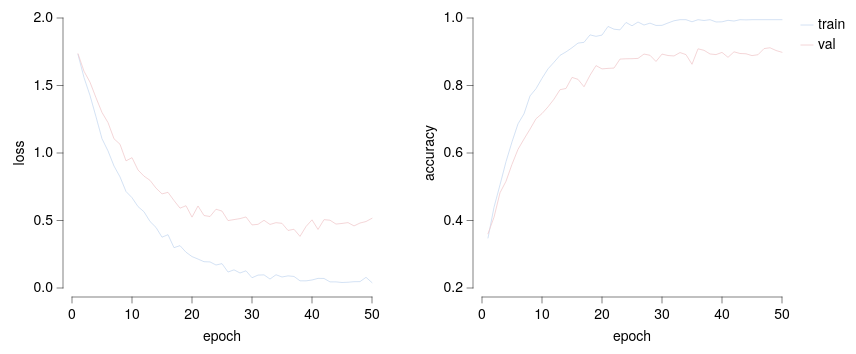

Vega-Lite specification stored for this chart:
### Vega-Lite specification from a JSON file in a GitHub repository (floating-point values rounded to 4 significant figures)
{"background": null, "config": {"arc": {"fill": "#DBDBDB", "fillOpacity": 1.0, "innerRadius": 33.75, "padAngle": 0.03, "stroke": "black", "strokeOpacity": 1, "strokeWidth": 0.25}, "area": {"fill": "#DBDBDB", "fillOpacity": 1.0, "stroke": "black", "strokeOpacity": 1, "strokeWidth": 0.25}, "axis": {"domain": true, "domainCap": "round", "domainColor": "black", "domainWidth": 0.25, "grid": false, "gridCap": "round", "gridColor": "#F1F1F1", "gridDash": [0, 0], "gridOpacity": 1.0, "gridWidth": 0.25, "labelColor": "black", "labelFont": "Helvetica Neue, HelveticaNeue, Helvetica, Arial, sans-serif", "labelFontSize": 7, "labelFontStyle": "normal", "labelFontWeight": 400, "offset": 4.5, "ticks": true, "tickCap": "round", "tickColor": "black", "tickRound": false, "tickSize": 3, "tickWidth": 0.25, "titleColor": "black", "titleFont": "Helvetica Neue, HelveticaNeue, Helvetica, Arial, sans-serif", "titleFontSize": 7, "titleFontStyle": "normal", "titleFontWeight": 400}, "axisX": {"domain": true, "labelAlign": "center", "labelAngle": 0, "labels": true, "ticks": true, "translate": 0}, "axisY": {"domain": true, "labelAlign": "right", "labelAngle": 0, "labels": true, "ticks": true, "translate": 0}, "axisRight": {"domain": true, "labelAlign": "left", "labelAngle": 0, "labels": true, "ticks": true, "translate": 0}, "axisTop": {"domain": true, "labelAlign": "center", "labelAngle": 0, "labels": true, "ticks": true, "translate": 0}, "axisBand": {"tickOffset": 0}, "bar": {"fill": "#DBDBDB", "fillOpacity": 1.0, "stroke": "black", "strokeOpacity": 1, "strokeWidth": 0.25}, "boxplot": {"size": 12.15, "ticks": {"cornerRadius": 0.25, "fill": "black", "opacity": 1, "size": 6.075, "thickness": 0.25}, "box": {"fillOpacity": 1.0, "stroke": "black", "strokeOpacity": 1, "strokeWidth": 0.25}, "median": {"cornerRadius": 0, "fill": "black", "fillOpacity": 1.0, "opacity": 1, "size": 12.15, "thickness": 0.25}, "rule": {"fill": "black", "fillOpacity": 1.0, "size": 13.5, "stroke": "black", "strokeDash": [0, 0], "strokeOpacity": 1, "strokeWidth": 0.25}, "outliers": {"color": "black", "fill": "black", "fillOpacity": 1.0, "size": 0, "stroke": "black", "strokeOpacity": 1, "strokeWidth": 0.25}}, "circle": {"fill": "black", "fillOpacity": 1.0, "size": 0.675, "stroke": null, "strokeOpacity": 1, "strokeWidth": 0.25}, "errorband": {"band": {"fillOpacity": 0.6, "stroke": null, "strokeWidth": 0.25, "strokeOpacity": 1}, "borders": {"opacity": 0, "strokeOpacity": 0.25, "strokeWidth": 1}}, "errorbar": {"opacity": 1, "rule": {"strokeDash": [0, 0], "strokeWidth": 0.25}, "ticks": {"color": "black", "cornerRadius": 0.125, "opacity": 1, "size": 8.1, "thickness": 0.25}, "thickness": 0.25}, "font": "Helvetica Neue, HelveticaNeue, Helvetica, Arial, sans-serif", "geoshape": {"fill": "#DBDBDB", "fillOpacity": 1.0, "stroke": "black", "strokeOpacity": 1, "strokeWidth": 0.25}, "header": {"labelColor": "black", "labelFont": "Helvetica Neue, HelveticaNeue, Helvetica, Arial, sans-serif", "labelFontSize": 7, "labelFontStyle": "normal", "labelFontWeight": 400, "titleColor": "black", "titleFont": "Helvetica Neue, HelveticaNeue, Helvetica, Arial, sans-serif", "titleFontSize": 7, "titleFontStyle": "normal", "titleFontWeight": 400, "titlePadding": 0}, "legend": {"disable": false, "offset": 4.5, "titlePadding": 4, "labelOffset": 2, "gradientLabelOffset": 2, "gradientLength": 67.5, "gradientThickness": 6.75, "gradientOpacity": 1.0, "gradientStrokeColor": "black", "gradientStrokeWidth": 0.25, "labelColor": "black", "labelFont": "Helvetica Neue, HelveticaNeue, Helvetica, Arial, sans-serif", "labelFontSize": 7, "labelFontStyle": "normal", "labelFontWeight": 400, "strokeColor": "black", "strokeWidth": 0, "symbolSize": 42, "symbolStrokeColor": "black", "symbolStrokeWidth": 0.25, "titleColor": "black", "titleFont": "Helvetica Neue, HelveticaNeue, Helvetica, Arial, sans-serif", "titleFontSize": 7, "titleFontStyle": "normal", "titleFontWeight": 400}, "line": {"color": "black", "stroke": "black", "strokeCap": "round", "strokeDash": [0, 0], "strokeOpacity": 1, "strokeWidth": 0.375}, "point": {"filled": true, "fill": "#DBDBDB", "fillOpacity": 1.0, "size": 6.75, "stroke": "black", "strokeOpacity": 1, "strokeWidth": 0.25}, "range": {"category": ["#C6D9F1", "#F1C9CB", "#FEF0B9", "#CEE37A", "#7AA8E0", "#E589A3", "#FDDD5D", "#68B961", "#4177B1", "#C35082", "#E5C227", "#438156"], "diverging": {"scheme": ["#C35082", "#CE6D94", "#D989A7", "#E2A4BA", "#EABFCE", "#F1DBE2", "#F6F6F6", "#D7E0EB", "#B9CBE0", "#9BB6D5", "#7DA1C9", "#5F8CBD", "#4177B1"]}, "heatmap": {"scheme": ["#32022B", "#43044D", "#4C196E", "#4D338C", "#484DA6", "#3A68BB", "#1D83CA", "#1D9CCB", "#23B5C9", "#28CDC5", "#4DE0B4", "#91EE9F"]}, "ordinal": {"scheme": ["#F1F1F1", "#DBDBDB", "#C6C6C6", "#B2B2B2", "#9D9D9D", "#898989", "#767676", "#636363", "#515151", "#404040", "#2F2F2F", "#1F1F1F"]}, "ramp": {"scheme": ["#32022B", "#43044D", "#4C196E", "#4D338C", "#484DA6", "#3A68BB", "#1D83CA", "#1D9CCB", "#23B5C9", "#28CDC5", "#4DE0B4", "#91EE9F"]}}, "rule": {"color": "black", "stroke": "black", "strokeCap": "round", "strokeDash": [2, 2], "strokeOpacity": 1, "strokeWidth": 0.25}, "scale": {"bandPaddingInner": 0.1, "bandPaddingOuter": 0.1, "round": false}, "rect": {"fill": "#DBDBDB", "fillOpacity": 1.0, "stroke": "black", "strokeOpacity": 1, "strokeWidth": 0.25}, "square": {"fill": "#DBDBDB", "fillOpacity": 1.0, "size": 13.5, "stroke": "black", "strokeOpacity": 1, "strokeWidth": 0.25}, "text": {"color": "black", "font": "Helvetica Neue, HelveticaNeue, Helvetica, Arial, sans-serif", "fontSize": 7, "fontStyle": "normal", "fontWeight": 400}, "tick": {"color": "black", "cornerRadius": 0.125, "opacity": 1.0, "size": 12.15, "thickness": 0.25}, "title": {"anchor": "middle", "frame": "group", "color": "black", "font": "Helvetica Neue, HelveticaNeue, Helvetica, Arial, sans-serif", "fontSize": 7, "fontStyle": "normal", "fontWeight": 400, "subtitleColor": "black", "subtitleFont": "Helvetica Neue, HelveticaNeue, Helvetica, Arial, sans-serif", "subtitleFontSize": "Helvetica Neue, HelveticaNeue, Helvetica, Arial, sans-serif", "subtitleFontStyle": "normal", "subtitleFontWeight": 400}, "trail": {"color": "black", "opacity": 1, "size": 0.375}, "view": {"continuousWidth": 150, "continuousHeight": 135, "discreteWidth": 150, "discreteHeight": 135, "fill": null, "stroke": null, "strokeWidth": 0.25}}, "hconcat": [{"mark": {"type": "line"}, "encoding": {"color": {"field": "split", "sort": ["train", "val"], "title": null, "type": "nominal"}, "x": {"field": "epoch", "scale": {"domain": [0, 50], "nice": false}, "title": "epoch", "type": "quantitative"}, "y": {"field": "loss", "scale": {"domain": [0, 2]}, "title": "loss", "type": "quantitative"}}}, {"mark": {"type": "line"}, "encoding": {"color": {"field": "split", "sort": ["train", "val"], "title": null, "type": "nominal"}, "x": {"field": "epoch", "scale": {"domain": [0, 50], "nice": false}, "title": "epoch", "type": "quantitative"}, "y": {"field": "accuracy", "scale": {"domain": [0.2, 1]}, "title": "accuracy", "type": "quantitative"}}}], "data": {"name": "data-7a4b3c2260c15d07dc72bae3f59f8ddc"}, "resolve": {"scale": {"y": "independent"}}, "$schema": "https://vega.github.io/schema/vega-lite/v6.4.1.json", "datasets": {"data-7a4b3c2260c15d07dc72bae3f59f8ddc": [{"epoch": 1, "split": "train", "loss": 1.73, "accuracy": 0.3481}, {"epoch": 2, "split": "train", "loss": 1.559, "accuracy": 0.4391}, {"epoch": 3, "split": "train", "loss": 1.426, "accuracy": 0.5057}, {"epoch": 4, "split": "train", "loss": 1.268, "accuracy": 0.5742}, {"epoch": 5, "split": "train", "loss": 1.106, "accuracy": 0.6329}, {"epoch": 6, "split": "train", "loss": 1.015, "accuracy": 0.6864}, {"epoch": 7, "split": "train", "loss": 0.9036, "accuracy": 0.7162}, {"epoch": 8, "split": "train", "loss": 0.8233, "accuracy": 0.769}, {"epoch": 9, "split": "train", "loss": 0.7148, "accuracy": 0.7905}, {"epoch": 10, "split": "train", "loss": 0.6691, "accuracy": 0.8213}, {"epoch": 11, "split": "train", "loss": 0.6032, "accuracy": 0.8493}, {"epoch": 12, "split": "train", "loss": 0.5645, "accuracy": 0.8689}, {"epoch": 13, "split": "train", "loss": 0.4929, "accuracy": 0.8893}, {"epoch": 14, "split": "train", "loss": 0.4487, "accuracy": 0.8995}, {"epoch": 15, "split": "train", "loss": 0.3765, "accuracy": 0.9119}, {"epoch": 16, "split": "train", "loss": 0.3949, "accuracy": 0.9256}, {"epoch": 17, "split": "train", "loss": 0.2986, "accuracy": 0.9279}, {"epoch": 18, "split": "train", "loss": 0.3137, "accuracy": 0.95}, {"epoch": 19, "split": "train", "loss": 0.2651, "accuracy": 0.9457}, {"epoch": 20, "split": "train", "loss": 0.2327, "accuracy": 0.9494}, {"epoch": 21, "split": "train", "loss": 0.2144, "accuracy": 0.975}, {"epoch": 22, "split": "train", "loss": 0.1948, "accuracy": 0.9668}, {"epoch": 23, "split": "train", "loss": 0.1932, "accuracy": 0.9649}, {"epoch": 24, "split": "train", "loss": 0.1704, "accuracy": 0.9868}, {"epoch": 25, "split": "train", "loss": 0.1804, "accuracy": 0.9769}, {"epoch": 26, "split": "train", "loss": 0.1183, "accuracy": 0.9881}, {"epoch": 27, "split": "train", "loss": 0.1345, "accuracy": 0.9792}, {"epoch": 28, "split": "train", "loss": 0.1113, "accuracy": 0.9848}, {"epoch": 29, "split": "train", "loss": 0.1274, "accuracy": 0.978}, {"epoch": 30, "split": "train", "loss": 0.07601, "accuracy": 0.9782}, {"epoch": 31, "split": "train", "loss": 0.0955, "accuracy": 0.9852}, {"epoch": 32, "split": "train", "loss": 0.09743, "accuracy": 0.9918}, {"epoch": 33, "split": "train", "loss": 0.0663, "accuracy": 0.995}, {"epoch": 34, "split": "train", "loss": 0.09824, "accuracy": 0.995}, {"epoch": 35, "split": "train", "loss": 0.08157, "accuracy": 0.9888}, {"epoch": 36, "split": "train", "loss": 0.0899, "accuracy": 0.995}, {"epoch": 37, "split": "train", "loss": 0.08553, "accuracy": 0.9926}, {"epoch": 38, "split": "train", "loss": 0.05317, "accuracy": 0.995}, {"epoch": 39, "split": "train", "loss": 0.05297, "accuracy": 0.9883}, {"epoch": 40, "split": "train", "loss": 0.05926, "accuracy": 0.9887}, {"epoch": 41, "split": "train", "loss": 0.07119, "accuracy": 0.9932}, {"epoch": 42, "split": "train", "loss": 0.07063, "accuracy": 0.991}, {"epoch": 43, "split": "train", "loss": 0.04534, "accuracy": 0.995}, {"epoch": 44, "split": "train", "loss": 0.0452, "accuracy": 0.9944}, {"epoch": 45, "split": "train", "loss": 0.04083, "accuracy": 0.995}, {"epoch": 46, "split": "train", "loss": 0.04269, "accuracy": 0.995}, {"epoch": 47, "split": "train", "loss": 0.04668, "accuracy": 0.995}, {"epoch": 48, "split": "train", "loss": 0.0472, "accuracy": 0.995}, {"epoch": 49, "split": "train", "loss": 0.07908, "accuracy": 0.995}, {"epoch": 50, "split": "train", "loss": 0.03975, "accuracy": 0.995}, {"epoch": 1, "split": "val", "loss": 1.736, "accuracy": 0.3608}, {"epoch": 2, "split": "val", "loss": 1.606, "accuracy": 0.4097}, {"epoch": 3, "split": "val", "loss": 1.525, "accuracy": 0.4821}, {"epoch": 4, "split": "val", "loss": 1.409, "accuracy": 0.5162}, {"epoch": 5, "split": "val", "loss": 1.3, "accuracy": 0.5664}, {"epoch": 6, "split": "val", "loss": 1.225, "accuracy": 0.6108}, {"epoch": 7, "split": "val", "loss": 1.105, "accuracy": 0.6413}, {"epoch": 8, "split": "val", "loss": 1.065, "accuracy": 0.6706}, {"epoch": 9, "split": "val", "loss": 0.9417, "accuracy": 0.7014}, {"epoch": 10, "split": "val", "loss": 0.9653, "accuracy": 0.7168}, {"epoch": 11, "split": "val", "loss": 0.8741, "accuracy": 0.7367}, {"epoch": 12, "split": "val", "loss": 0.8286, "accuracy": 0.7596}, {"epoch": 13, "split": "val", "loss": 0.7974, "accuracy": 0.7875}, {"epoch": 14, "split": "val", "loss": 0.7398, "accuracy": 0.7912}, {"epoch": 15, "split": "val", "loss": 0.6971, "accuracy": 0.824}, {"epoch": 16, "split": "val", "loss": 0.7087, "accuracy": 0.8182}, {"epoch": 17, "split": "val", "loss": 0.6479, "accuracy": 0.7962}, {"epoch": 18, "split": "val", "loss": 0.5915, "accuracy": 0.8303}, {"epoch": 19, "split": "val", "loss": 0.6094, "accuracy": 0.859}, {"epoch": 20, "split": "val", "loss": 0.5248, "accuracy": 0.8492}, {"epoch": 21, "split": "val", "loss": 0.6076, "accuracy": 0.8507}, {"epoch": 22, "split": "val", "loss": 0.5369, "accuracy": 0.8516}, {"epoch": 23, "split": "val", "loss": 0.5295, "accuracy": 0.8783}, {"epoch": 24, "split": "val", "loss": 0.5836, "accuracy": 0.8792}, {"epoch": 25, "split": "val", "loss": 0.5697, "accuracy": 0.8795}, {"epoch": 26, "split": "val", "loss": 0.4994, "accuracy": 0.8802}, {"epoch": 27, "split": "val", "loss": 0.5068, "accuracy": 0.8932}, {"epoch": 28, "split": "val", "loss": 0.514, "accuracy": 0.8895}, {"epoch": 29, "split": "val", "loss": 0.5262, "accuracy": 0.8712}, {"epoch": 30, "split": "val", "loss": 0.4672, "accuracy": 0.8931}, {"epoch": 31, "split": "val", "loss": 0.4716, "accuracy": 0.8888}, {"epoch": 32, "split": "val", "loss": 0.5014, "accuracy": 0.8875}, {"epoch": 33, "split": "val", "loss": 0.4707, "accuracy": 0.8976}, {"epoch": 34, "split": "val", "loss": 0.4839, "accuracy": 0.8914}, {"epoch": 35, "split": "val", "loss": 0.4789, "accuracy": 0.8629}, {"epoch": 36, "split": "val", "loss": 0.4264, "accuracy": 0.9087}, {"epoch": 37, "split": "val", "loss": 0.4351, "accuracy": 0.9043}, {"epoch": 38, "split": "val", "loss": 0.3825, "accuracy": 0.8934}, {"epoch": 39, "split": "val", "loss": 0.4553, "accuracy": 0.8915}, {"epoch": 40, "split": "val", "loss": 0.505, "accuracy": 0.8981}, {"epoch": 41, "split": "val", "loss": 0.4336, "accuracy": 0.8835}, {"epoch": 42, "split": "val", "loss": 0.5064, "accuracy": 0.8998}, {"epoch": 43, "split": "val", "loss": 0.5021, "accuracy": 0.8948}, {"epoch": 44, "split": "val", "loss": 0.4735, "accuracy": 0.8939}, {"epoch": 45, "split": "val", "loss": 0.4782, "accuracy": 0.8885}, {"epoch": 46, "split": "val", "loss": 0.4844, "accuracy": 0.8912}, {"epoch": 47, "split": "val", "loss": 0.4599, "accuracy": 0.9093}, {"epoch": 48, "split": "val", "loss": 0.4812, "accuracy": 0.9118}, {"epoch": 49, "split": "val", "loss": 0.4924, "accuracy": 0.9037}, {"epoch": 50, "split": "val", "loss": 0.5164, "accuracy": 0.8983}]}}
